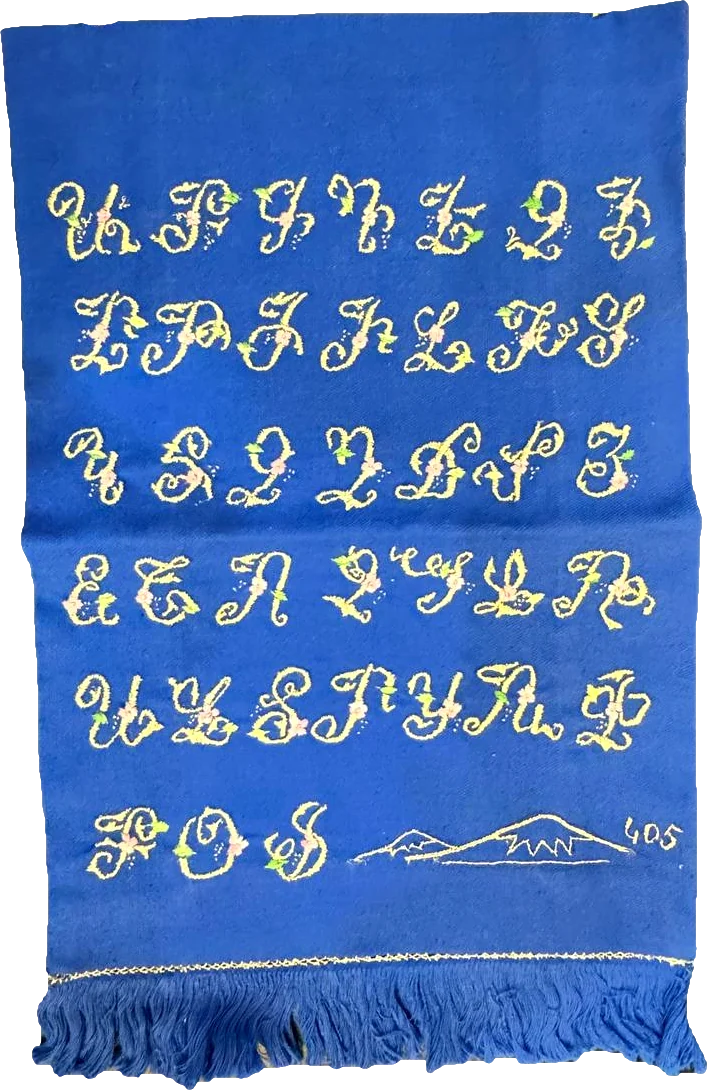
#> input picture build/img/alpha_embroidery_cut.webp, 707 x 1090 px
$ python -i cut_small.py   (imports and definitions only)
#> lines starting #> are read from the running program, lines starting #| are printed output that depends on the picture; after the words box and inside, x2 and y2 are one past the last pixel; in counts of white or black regions, pixels touching at a corner belong together
"""Cut the nine small pieces out of their slate backdrop.

The pieces are cream thread on dark slate, and four of them carry gold thread.
Gold is dimmer than cream, so a plain luminance key eats it; the warm lower-right
corner of the slate is about the same hue as gold, so a plain warm key eats that.
Both problems fall to the same observation: thread has texture, slate does not.
"""
import glob, os
import numpy as np
from PIL import Image
from scipy import ndimage

SRC = '/root/.claude/uploads/071e6230-7bb5-5595-b4c7-2f954253917a'
OUT = 'img'

# One photograph carries a patch of specular glare on the scratched slate that is
# as bright and as textured as the lace itself, so no gate separates the two. The
# doily's own top edge starts at 0.25 of the frame, well clear of it.
TRIM_TOP = {'sm_round': 0.245}

PIECES = {
    '9900': 'sm_rosette',
    '9902': 'sm_wheel',
    '9903': 'sm_round',
    '9904': 'sm_star',
    '9905': 'sm_initials',
    '9906': 'cross_c',
    '9907': 'cross_a',
    '9908': 'cross_d',
    '9909': 'cross_b',
}


def cut(path, trim_top=0.0):
#> called with path = 'img/alpha_embroidery_cut.webp', trim_top = 0
    im = Image.open(path).convert('RGB')
    im.thumbnail((1400, 1400), Image.LANCZOS)
    rgb = np.asarray(im).astype(np.float32)
    R, G, B = rgb[..., 0], rgb[..., 1], rgb[..., 2]
    lum = 0.299 * R + 0.587 * G + 0.114 * B
    sat = rgb.max(2) - rgb.min(2)

    # local standard deviation: high on thread, near zero on smooth slate
    m = ndimage.uniform_filter(lum, 9)
    sd = np.sqrt(np.maximum(ndimage.uniform_filter(lum * lum, 9) - m * m, 0))
    # the slate carries a glare band whose local sd sits near 32; the lace runs
    # near 78, so the gate goes between them rather than just above flat slate
    textured = ndimage.binary_dilation(
        ndimage.binary_closing(sd > 46, np.ones((5, 5))), np.ones((5, 5)))
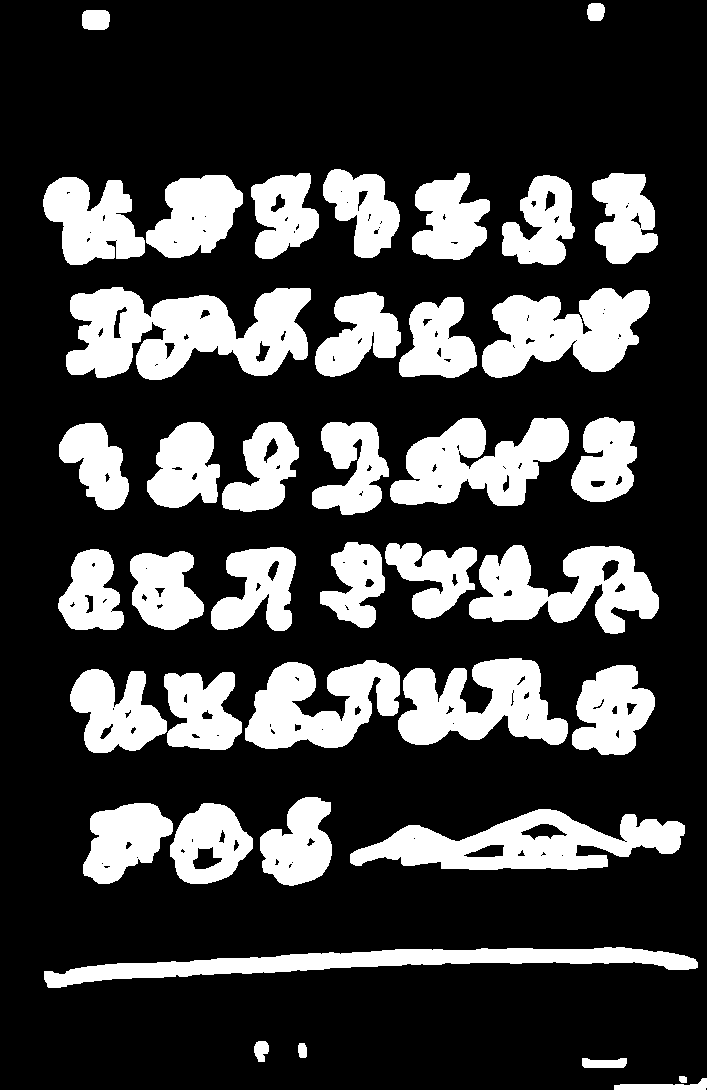
#> textured: shape (1090, 707) bool; 25.2% white; 40 white regions, largest, box (x1, y1, x2, y2) and area: (66, 287, 311, 380) 14954, (350, 809, 685, 870) 11009, (44, 947, 698, 988) 9912

    cream = np.clip((lum - 148) / 82, 0, 1)
    cream[cream < 0.08] = 0
#> cream: shape (1090, 707) float32; min 0, max 1, mean 0.0795
    cream *= textured
#> cream: shape (1090, 707) float32; min 0, max 1, mean 0.0779

    body = ndimage.binary_closing(cream > 0.15, np.ones((9, 9)))
#> body: shape (1090, 707) bool; 13.4% white; 41 white regions (1 under 20 px), largest, box (x1, y1, x2, y2) and area: (403, 662, 564, 740) 5349, (141, 292, 307, 375) 5314, (395, 421, 564, 502) 5029
    # gold must be warm, saturated, *textured*, and hard against the cream body
    near = ndimage.binary_dilation(body, np.ones((9, 9)))
#> near: shape (1090, 707) bool; 24.8% white; 35 white regions, largest, box (x1, y1, x2, y2) and area: (71, 659, 401, 752) 18322, (67, 287, 311, 379) 14506, (346, 810, 687, 869) 10770
    gold = (R > B + 18) & (R >= G - 10) & (sat > 30) & (lum > 92) & textured & near
#> gold: shape (1090, 707) bool; 4.2% white; 380 white regions (173 under 20 px), largest, box (x1, y1, x2, y2) and area: (583, 679, 650, 750) 1106, (414, 425, 466, 497) 899, (484, 551, 525, 615) 767

    a = np.maximum(cream, np.clip((lum - 92) / 60, 0, 1) * gold)
    # even the dimmest gold sits near luminance 190, so fading out everything
    # below 150 drops the last scratched-slate wisps and no real thread
    a *= np.clip((lum - 150) / 40, 0, 1)
#> a: shape (1090, 707) float32; min 0, max 1, mean 0.0781
    if trim_top:
        a[:int(trim_top * rgb.shape[0])] = 0

    # one last component pass on the alpha itself: whatever is not joined to the
    # piece is glare, a neighbour, or the warm corner
    solid = ndimage.binary_closing(a > 0.2, np.ones((7, 7)))
#> solid: shape (1090, 707) bool; 11.4% white; 50 white regions (7 under 20 px), largest, box (x1, y1, x2, y2) and area: (403, 662, 564, 740) 4336, (247, 664, 397, 744) 4270, (48, 951, 694, 984) 3483
    lab, n = ndimage.label(solid)
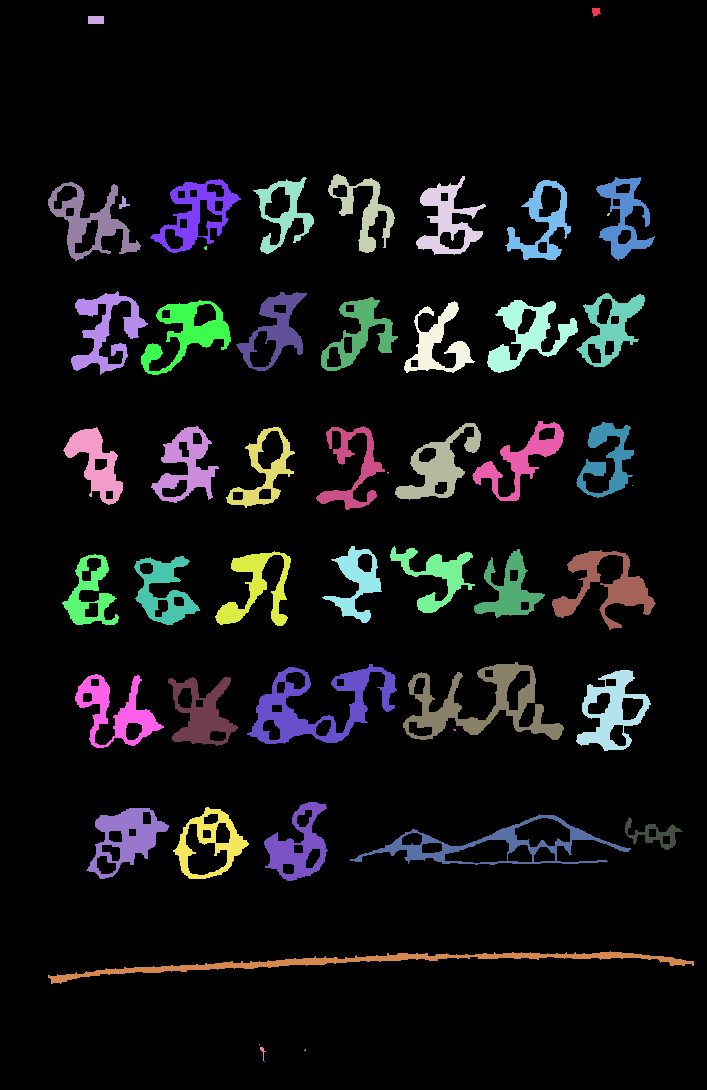
#> lab: shape (1090, 707) int32; 52 distinct labels, from 0 to 51; one colour per label, 0 black
#> n = 51
    if n:
        sizes = ndimage.sum(solid, lab, range(1, n + 1))
#> sizes = 51 values, max 4336 at index 35, min 1 at index 27, mean 1717.4
        keep = lab == int(np.argmax(sizes)) + 1
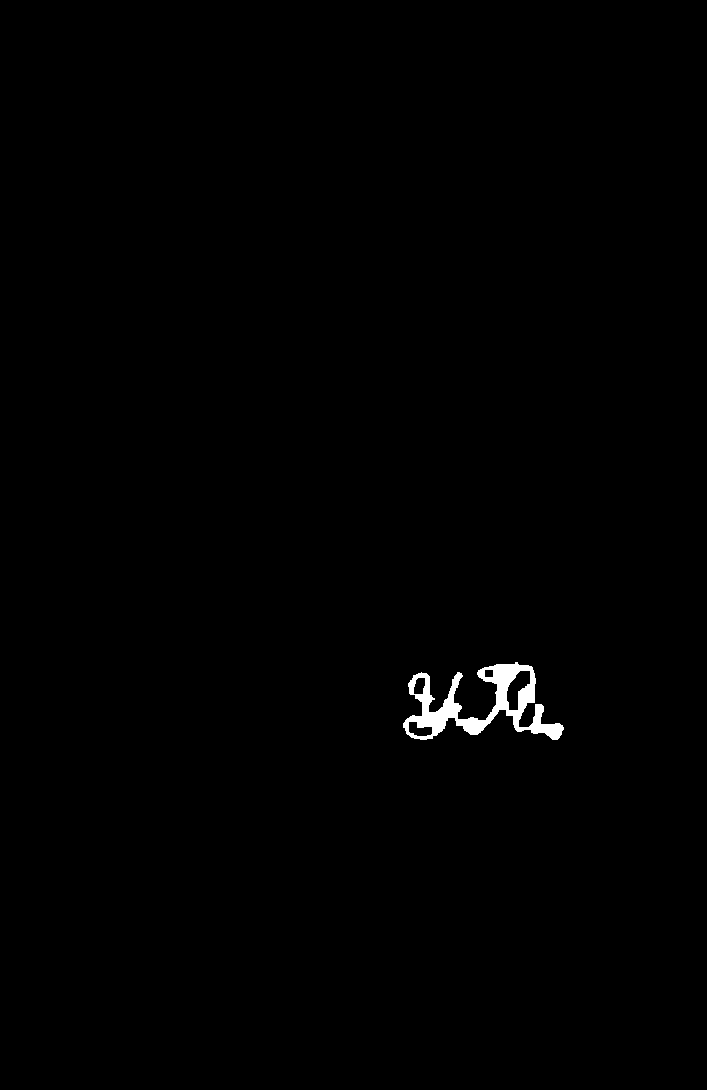
#> keep: shape (1090, 707) bool; 0.56% white; 1 white region, box (x1, y1, x2, y2) and area: (403, 662, 564, 740) 4336
        a = a * ndimage.binary_dilation(keep, np.ones((7, 7)))

    ys, xs = np.where(a > 0.06)
#> ys = 3464 values from 662 to 739; xs = 3464 values, max 563 at index 2967, min 403 at index 2624, mean 480.2
    if len(ys):
        pad = 8
        a = a[max(0, ys.min() - pad):ys.max() + pad, max(0, xs.min() - pad):xs.max() + pad]
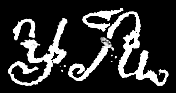
#> a: shape (93, 176) float32; min 0, max 1, mean 0.189
        rgb = rgb[max(0, ys.min() - pad):ys.max() + pad, max(0, xs.min() - pad):xs.max() + pad]
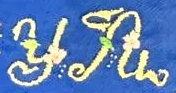
#> rgb: shape (93, 176, 3) float32; mean R, G, B 98.2, 131.5, 180.9

    # push the thread's own colour up so it reads as cream, not grey
    out = np.clip(rgb * 1.16 + 14, 0, 255)
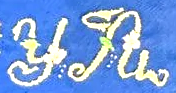
#> out: shape (93, 176, 3) float32; mean R, G, B 120.6, 158.7, 221.7
    return Image.fromarray(
        np.dstack([out, np.clip(a * 255, 0, 255)]).astype(np.uint8), 'RGBA')
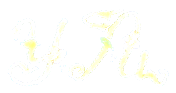
#> returned value: PIL image 176x93 RGBA; mean R, G, B, A 120.2, 158.3, 221.3, 48.1; transparent parts drawn white


rows = []
# [10 lines not run here, left out]

C, W = 5, 250
sheet = Image.new('RGB', (W * C, W * 2), (24, 21, 16))
# [5 lines not run here, left out]

>>> result = cut('img/alpha_embroidery_cut.webp')
